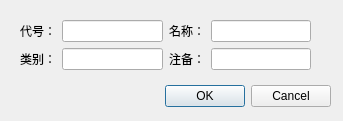
<?xml version="1.0" encoding="UTF-8"?>
<ui version="4.0">
 <class>myInsertAccount</class>
 <widget class="QDialog" name="myInsertAccount">
  <property name="geometry">
   <rect>
    <x>0</x>
    <y>0</y>
    <width>343</width>
    <height>121</height>
   </rect>
  </property>
  <property name="windowTitle">
   <string>添加账户</string>
  </property>
  <widget class="QDialogButtonBox" name="buttonBox">
   <property name="geometry">
    <rect>
     <x>160</x>
     <y>80</y>
     <width>171</width>
     <height>32</height>
    </rect>
   </property>
   <property name="orientation">
    <enum>Qt::Horizontal</enum>
   </property>
   <property name="standardButtons">
    <set>QDialogButtonBox::Cancel|QDialogButtonBox::Ok</set>
   </property>
  </widget>
  <widget class="QWidget" name="gridLayoutWidget">
   <property name="geometry">
    <rect>
     <x>20</x>
     <y>20</y>
     <width>291</width>
     <height>51</height>
    </rect>
   </property>
   <layout class="QGridLayout" name="gridLayout" columnstretch="1,1" columnminimumwidth="0,0">
    <item row="0" column="0">
     <layout class="QFormLayout" name="formLayoutL">
      <item row="0" column="0">
       <widget class="QLabel" name="labelCode">
        <property name="text">
         <string>代号：</string>
        </property>
       </widget>
      </item>
      <item row="0" column="1">
       <widget class="QLineEdit" name="lineEditCode"/>
      </item>
      <item row="1" column="0">
       <widget class="QLabel" name="labelType">
        <property name="text">
         <string>类别：</string>
        </property>
       </widget>
      </item>
      <item row="1" column="1">
       <widget class="QLineEdit" name="lineEditType"/>
      </item>
     </layout>
    </item>
    <item row="0" column="1">
     <layout class="QFormLayout" name="formLayoutR">
      <item row="0" column="0">
       <widget class="QLabel" name="labelName">
        <property name="text">
         <string>名称：</string>
        </property>
       </widget>
      </item>
      <item row="0" column="1">
       <widget class="QLineEdit" name="lineEditName"/>
      </item>
      <item row="1" column="0">
       <widget class="QLabel" name="labelNote">
        <property name="text">
         <string>注备：</string>
        </property>
       </widget>
      </item>
      <item row="1" column="1">
       <widget class="QLineEdit" name="lineEditNote"/>
      </item>
     </layout>
    </item>
   </layout>
  </widget>
 </widget>
 <tabstops>
  <tabstop>lineEditCode</tabstop>
  <tabstop>lineEditName</tabstop>
  <tabstop>lineEditType</tabstop>
  <tabstop>lineEditNote</tabstop>
 </tabstops>
 <resources/>
 <connections>
  <connection>
   <sender>buttonBox</sender>
   <signal>accepted()</signal>
   <receiver>myInsertAccount</receiver>
   <slot>accept()</slot>
   <hints>
    <hint type="sourcelabel">
     <x>310</x>
     <y>94</y>
    </hint>
    <hint type="destinationlabel">
     <x>157</x>
     <y>120</y>
    </hint>
   </hints>
  </connection>
  <connection>
   <sender>buttonBox</sender>
   <signal>rejected()</signal>
   <receiver>myInsertAccount</receiver>
   <slot>reject()</slot>
   <hints>
    <hint type="sourcelabel">
     <x>310</x>
     <y>100</y>
    </hint>
    <hint type="destinationlabel">
     <x>286</x>
     <y>120</y>
    </hint>
   </hints>
  </connection>
 </connections>
</ui>
